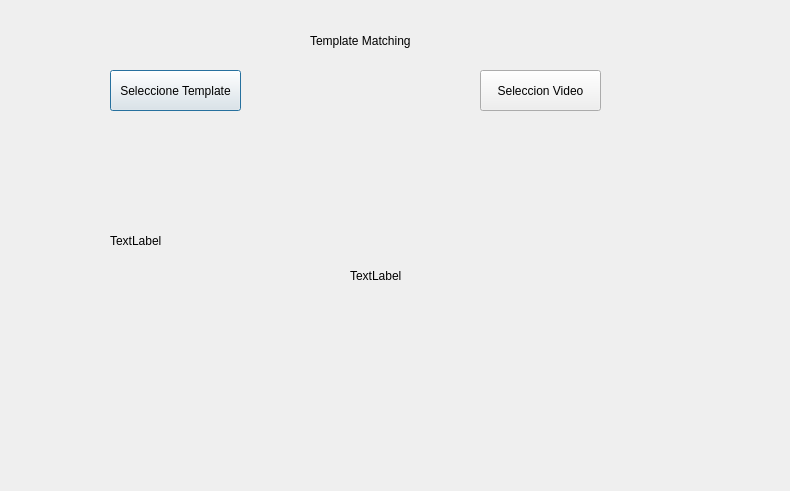
<?xml version="1.0" encoding="UTF-8"?>
<ui version="4.0">
 <class>TemplateMatching</class>
 <widget class="QDialog" name="TemplateMatching">
  <property name="geometry">
   <rect>
    <x>0</x>
    <y>0</y>
    <width>790</width>
    <height>491</height>
   </rect>
  </property>
  <property name="windowTitle">
   <string>Dialog</string>
  </property>
  <widget class="QPushButton" name="btn_select_template">
   <property name="geometry">
    <rect>
     <x>110</x>
     <y>70</y>
     <width>131</width>
     <height>41</height>
    </rect>
   </property>
   <property name="text">
    <string>Seleccione Template</string>
   </property>
  </widget>
  <widget class="QPushButton" name="btn_select_video">
   <property name="geometry">
    <rect>
     <x>480</x>
     <y>70</y>
     <width>121</width>
     <height>41</height>
    </rect>
   </property>
   <property name="text">
    <string>Seleccion Video</string>
   </property>
  </widget>
  <widget class="QLabel" name="label">
   <property name="geometry">
    <rect>
     <x>310</x>
     <y>30</y>
     <width>131</width>
     <height>21</height>
    </rect>
   </property>
   <property name="text">
    <string>Template Matching</string>
   </property>
  </widget>
  <widget class="QLabel" name="template_2">
   <property name="geometry">
    <rect>
     <x>110</x>
     <y>180</y>
     <width>121</width>
     <height>121</height>
    </rect>
   </property>
   <property name="text">
    <string>TextLabel</string>
   </property>
  </widget>
  <widget class="QLabel" name="video">
   <property name="geometry">
    <rect>
     <x>350</x>
     <y>130</y>
     <width>401</width>
     <height>291</height>
    </rect>
   </property>
   <property name="text">
    <string>TextLabel</string>
   </property>
  </widget>
 </widget>
 <resources/>
 <connections/>
</ui>
